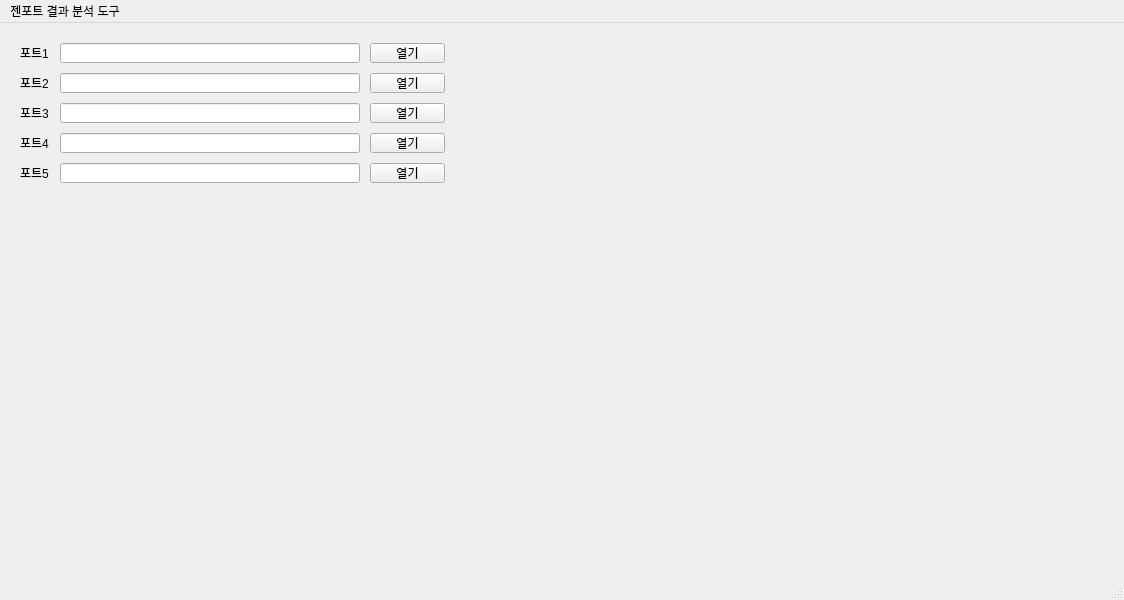
<?xml version="1.0" encoding="UTF-8"?>
<ui version="4.0">
 <class>MainWindow</class>
 <widget class="QMainWindow" name="MainWindow">
  <property name="geometry">
   <rect>
    <x>0</x>
    <y>0</y>
    <width>1124</width>
    <height>600</height>
   </rect>
  </property>
  <property name="windowTitle">
   <string>젠포트 결과 분석 도구</string>
  </property>
  <widget class="QWidget" name="centralwidget">
   <widget class="QLabel" name="label">
    <property name="geometry">
     <rect>
      <x>20</x>
      <y>20</y>
      <width>30</width>
      <height>20</height>
     </rect>
    </property>
    <property name="sizePolicy">
     <sizepolicy hsizetype="Preferred" vsizetype="Preferred">
      <horstretch>0</horstretch>
      <verstretch>0</verstretch>
     </sizepolicy>
    </property>
    <property name="text">
     <string>포트1</string>
    </property>
   </widget>
   <widget class="QLineEdit" name="lineEdit">
    <property name="geometry">
     <rect>
      <x>60</x>
      <y>20</y>
      <width>300</width>
      <height>20</height>
     </rect>
    </property>
    <property name="sizePolicy">
     <sizepolicy hsizetype="Preferred" vsizetype="Fixed">
      <horstretch>0</horstretch>
      <verstretch>0</verstretch>
     </sizepolicy>
    </property>
   </widget>
   <widget class="QPushButton" name="pushButton">
    <property name="geometry">
     <rect>
      <x>370</x>
      <y>20</y>
      <width>75</width>
      <height>20</height>
     </rect>
    </property>
    <property name="sizePolicy">
     <sizepolicy hsizetype="Preferred" vsizetype="Fixed">
      <horstretch>0</horstretch>
      <verstretch>0</verstretch>
     </sizepolicy>
    </property>
    <property name="text">
     <string>열기</string>
    </property>
   </widget>
   <widget class="QLabel" name="label_2">
    <property name="geometry">
     <rect>
      <x>20</x>
      <y>50</y>
      <width>30</width>
      <height>20</height>
     </rect>
    </property>
    <property name="sizePolicy">
     <sizepolicy hsizetype="Preferred" vsizetype="Preferred">
      <horstretch>0</horstretch>
      <verstretch>0</verstretch>
     </sizepolicy>
    </property>
    <property name="text">
     <string>포트2</string>
    </property>
   </widget>
   <widget class="QLineEdit" name="lineEdit_2">
    <property name="geometry">
     <rect>
      <x>60</x>
      <y>50</y>
      <width>300</width>
      <height>20</height>
     </rect>
    </property>
    <property name="sizePolicy">
     <sizepolicy hsizetype="Preferred" vsizetype="Fixed">
      <horstretch>0</horstretch>
      <verstretch>0</verstretch>
     </sizepolicy>
    </property>
   </widget>
   <widget class="QPushButton" name="pushButton_2">
    <property name="geometry">
     <rect>
      <x>370</x>
      <y>50</y>
      <width>75</width>
      <height>20</height>
     </rect>
    </property>
    <property name="sizePolicy">
     <sizepolicy hsizetype="Preferred" vsizetype="Fixed">
      <horstretch>0</horstretch>
      <verstretch>0</verstretch>
     </sizepolicy>
    </property>
    <property name="text">
     <string>열기</string>
    </property>
   </widget>
   <widget class="QPushButton" name="pushButton_3">
    <property name="geometry">
     <rect>
      <x>370</x>
      <y>80</y>
      <width>75</width>
      <height>20</height>
     </rect>
    </property>
    <property name="sizePolicy">
     <sizepolicy hsizetype="Preferred" vsizetype="Fixed">
      <horstretch>0</horstretch>
      <verstretch>0</verstretch>
     </sizepolicy>
    </property>
    <property name="text">
     <string>열기</string>
    </property>
   </widget>
   <widget class="QLineEdit" name="lineEdit_3">
    <property name="geometry">
     <rect>
      <x>60</x>
      <y>80</y>
      <width>300</width>
      <height>20</height>
     </rect>
    </property>
    <property name="sizePolicy">
     <sizepolicy hsizetype="Preferred" vsizetype="Fixed">
      <horstretch>0</horstretch>
      <verstretch>0</verstretch>
     </sizepolicy>
    </property>
   </widget>
   <widget class="QLabel" name="label_3">
    <property name="geometry">
     <rect>
      <x>20</x>
      <y>80</y>
      <width>30</width>
      <height>20</height>
     </rect>
    </property>
    <property name="sizePolicy">
     <sizepolicy hsizetype="Preferred" vsizetype="Preferred">
      <horstretch>0</horstretch>
      <verstretch>0</verstretch>
     </sizepolicy>
    </property>
    <property name="text">
     <string>포트3</string>
    </property>
   </widget>
   <widget class="QLabel" name="label_4">
    <property name="geometry">
     <rect>
      <x>20</x>
      <y>110</y>
      <width>30</width>
      <height>20</height>
     </rect>
    </property>
    <property name="sizePolicy">
     <sizepolicy hsizetype="Preferred" vsizetype="Preferred">
      <horstretch>0</horstretch>
      <verstretch>0</verstretch>
     </sizepolicy>
    </property>
    <property name="text">
     <string>포트4</string>
    </property>
   </widget>
   <widget class="QPushButton" name="pushButton_4">
    <property name="geometry">
     <rect>
      <x>370</x>
      <y>110</y>
      <width>75</width>
      <height>20</height>
     </rect>
    </property>
    <property name="sizePolicy">
     <sizepolicy hsizetype="Preferred" vsizetype="Fixed">
      <horstretch>0</horstretch>
      <verstretch>0</verstretch>
     </sizepolicy>
    </property>
    <property name="text">
     <string>열기</string>
    </property>
   </widget>
   <widget class="QLineEdit" name="lineEdit_4">
    <property name="geometry">
     <rect>
      <x>60</x>
      <y>110</y>
      <width>300</width>
      <height>20</height>
     </rect>
    </property>
    <property name="sizePolicy">
     <sizepolicy hsizetype="Preferred" vsizetype="Fixed">
      <horstretch>0</horstretch>
      <verstretch>0</verstretch>
     </sizepolicy>
    </property>
   </widget>
   <widget class="QLineEdit" name="lineEdit_5">
    <property name="geometry">
     <rect>
      <x>60</x>
      <y>140</y>
      <width>300</width>
      <height>20</height>
     </rect>
    </property>
    <property name="sizePolicy">
     <sizepolicy hsizetype="Preferred" vsizetype="Fixed">
      <horstretch>0</horstretch>
      <verstretch>0</verstretch>
     </sizepolicy>
    </property>
   </widget>
   <widget class="QLabel" name="label_5">
    <property name="geometry">
     <rect>
      <x>20</x>
      <y>140</y>
      <width>30</width>
      <height>20</height>
     </rect>
    </property>
    <property name="sizePolicy">
     <sizepolicy hsizetype="Preferred" vsizetype="Preferred">
      <horstretch>0</horstretch>
      <verstretch>0</verstretch>
     </sizepolicy>
    </property>
    <property name="text">
     <string>포트5</string>
    </property>
   </widget>
   <widget class="QPushButton" name="pushButton_5">
    <property name="geometry">
     <rect>
      <x>370</x>
      <y>140</y>
      <width>75</width>
      <height>20</height>
     </rect>
    </property>
    <property name="sizePolicy">
     <sizepolicy hsizetype="Preferred" vsizetype="Fixed">
      <horstretch>0</horstretch>
      <verstretch>0</verstretch>
     </sizepolicy>
    </property>
    <property name="text">
     <string>열기</string>
    </property>
   </widget>
  </widget>
  <widget class="QMenuBar" name="menubar">
   <property name="geometry">
    <rect>
     <x>0</x>
     <y>0</y>
     <width>1124</width>
     <height>21</height>
    </rect>
   </property>
   <widget class="QMenu" name="menu">
    <property name="title">
     <string>젠포트 결과 분석 도구</string>
    </property>
   </widget>
   <addaction name="menu"/>
  </widget>
  <widget class="QStatusBar" name="statusbar"/>
 </widget>
 <resources/>
 <connections/>
</ui>
